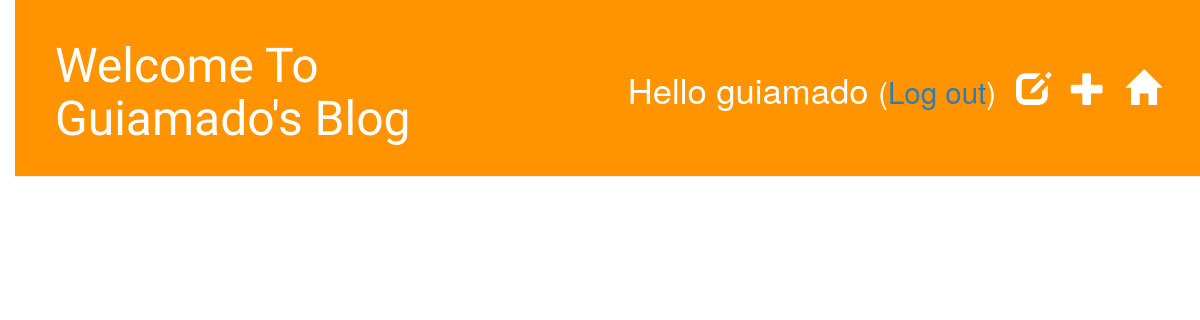
/drafts/ (signed in), run on an earlier commit of the app's database.
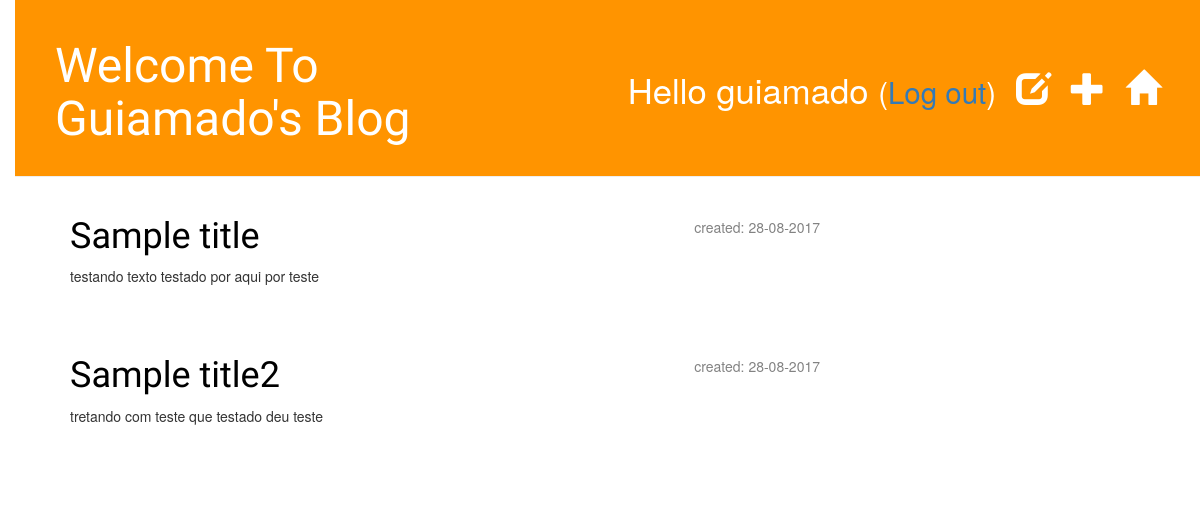
And on a later commit of the database.
### blog/models.py (models this page shows, shortened)
class Post(models.Model):
    author = models.ForeignKey('auth.User')
    title = models.CharField(max_length=200)
    text = models.TextField()
    created_date = models.DateTimeField(
            default=timezone.now)
    published_date = models.DateTimeField(
            blank=True, null=True)

### blog/views.py (the view)
# urls.py: url(r'^drafts/$', views.post_draft_list, name='post_draft_list'),
@login_required
def post_draft_list(request):
    posts = Post.objects.filter(published_date__isnull=True).order_by('created_date')
    return render(request, 'blog/post_draft_list.html', {'posts': posts})

### blog/templates/blog/post_draft_list.html
{% extends 'blog/base.html' %}
{% block content %}
    {% for post in posts %}
        <div class="post">
            <p class="date">created: {{ post.created_date|date:'d-m-Y' }}</p>
            <h1><a href="{% url 'post_detail' pk=post.pk %}">{{ post.title }}</a></h1>
            <p>{{ post.text|truncatechars:200 }}</p>
        </div>
    {% endfor %}
{% endblock %}

### blog/templates/blog/base.html (shortened to what this page needs)
<!DOCTYPE html>
{% load staticfiles %}
<html>
<head>
	<link rel="stylesheet" href="//maxcdn.bootstrapcdn.com/bootstrap/3.2.0/css/bootstrap.min.css">
	<link rel="stylesheet" href="//maxcdn.bootstrapcdn.com/bootstrap/3.2.0/css/bootstrap-theme.min.css">
	 <link rel="stylesheet" href="{% static 'css/blog.css' %}">
</head>
<body>
	<div class="page-header">
        <a href="{% url 'post_list' %}" class="top-menu"><span class="glyphicon glyphicon-home"></span></a>
        {% if user.is_authenticated %}
            <a href="{% url 'blog.views.post_new' %}" class="top-menu"><span class="glyphicon glyphicon-plus"></span></a>
            <a href="{% url 'post_draft_list' %}" class="top-menu"><span class="glyphicon glyphicon-edit"></span></a>
            <p class="top-menu">Hello {{ user.username }} <small>(<a href="{% url 'logout' %}">Log out</a>)</small></p>
        {% else %}
            <a href="{% url 'login' %}" class="top-menu"><span class="glyphicon glyphicon-lock"></span></a>
        {% endif %}
		<h1><a href="{% url 'post_list' %}">Welcome To <br>Guiamado's Blog</a></h1>
	</div>
	<div class="content container">
    <div class="row">
        <div class="col-md-8">
            {% block content %}
            {% endblock %}
        </div>
    </div>
</div>
</body>
</html>

What changed in the data, as far as the page shows it:
added Post: created_date "28-08-2017", title "Sample title", text "testando texto testado por aqui por teste"
added Post: created_date "28-08-2017", title "Sample title2", text "tretando com teste que testado deu teste"
